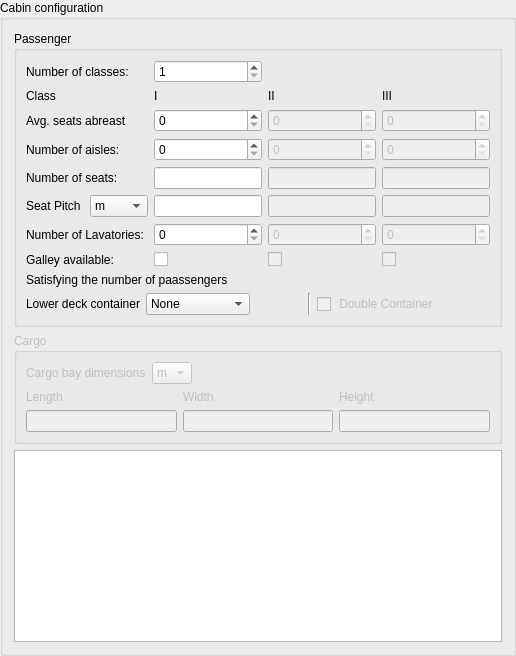
           <widget class="QGroupBox" name="groupBox_4">
            <property name="enabled">
             <bool>true</bool>
            </property>
            <property name="title">
             <string>Cabin configuration</string>
            </property>
            <layout class="QVBoxLayout" name="verticalLayout_4">
             <item>
              <widget class="QGroupBox" name="pass_cabin_gb">
               <property name="title">
                <string>Passenger</string>
               </property>
               <layout class="QVBoxLayout" name="verticalLayout_5">
                <item>
                 <layout class="QGridLayout" name="gridLayout_12">
                  <item row="2" column="1">
                   <widget class="QSpinBox" name="avg_seats1_sb">
                    <property name="minimum">
                     <number>0</number>
                    </property>
                    <property name="maximum">
                     <number>12</number>
                    </property>
                   </widget>
                  </item>
                  <item row="3" column="1">
                   <widget class="QSpinBox" name="aisles1_sb">
                    <property name="maximum">
                     <number>3</number>
                    </property>
                   </widget>
                  </item>
                  <item row="1" column="0">
                   <widget class="QLabel" name="label_2">
                    <property name="text">
                     <string>Class</string>
                    </property>
                   </widget>
                  </item>
                  <item row="7" column="3">
                   <widget class="QSpinBox" name="lav3_sb">
                    <property name="enabled">
                     <bool>false</bool>
                    </property>
                    <property name="maximum">
                     <number>2</number>
                    </property>
                   </widget>
                  </item>
                  <item row="2" column="3">
                   <widget class="QSpinBox" name="avg_seats3_sb">
                    <property name="enabled">
                     <bool>false</bool>
                    </property>
                    <property name="minimum">
                     <number>0</number>
                    </property>
                    <property name="maximum">
                     <number>12</number>
                    </property>
                   </widget>
                  </item>
                  <item row="6" column="3">
                   <widget class="QLineEdit" name="seat_pitch3_inp">
                    <property name="enabled">
                     <bool>false</bool>
                    </property>
                   </widget>
                  </item>
                  <item row="2" column="2">
                   <widget class="QSpinBox" name="avg_seats2_sb">
                    <property name="enabled">
                     <bool>false</bool>
                    </property>
                    <property name="minimum">
                     <number>0</number>
                    </property>
                    <property name="maximum">
                     <number>12</number>
                    </property>
                   </widget>
                  </item>
                  <item row="3" column="3">
                   <widget class="QSpinBox" name="aisles3_sb">
                    <property name="enabled">
                     <bool>false</bool>
                    </property>
                    <property name="maximum">
                     <number>3</number>
                    </property>
                   </widget>
                  </item>
                  <item row="1" column="3">
                   <widget class="QLabel" name="classIII_lab">
                    <property name="text">
                     <string>III</string>
                    </property>
                   </widget>
                  </item>
                  <item row="1" column="1">
                   <widget class="QLabel" name="classI_lab">
                    <property name="text">
                     <string>I</string>
                    </property>
                   </widget>
                  </item>
                  <item row="7" column="2">
                   <widget class="QSpinBox" name="lav2_sb">
                    <property name="enabled">
                     <bool>false</bool>
                    </property>
                    <property name="maximum">
                     <number>2</number>
                    </property>
                   </widget>
                  </item>
                  <item row="7" column="0">
                   <widget class="QLabel" name="label_14">
                    <property name="text">
                     <string>Number of Lavatories: </string>
                    </property>
                   </widget>
                  </item>
                  <item row="6" column="2">
                   <widget class="QLineEdit" name="seat_pitch2_inp">
                    <property name="enabled">
                     <bool>false</bool>
                    </property>
                   </widget>
                  </item>
                  <item row="2" column="0">
                   <widget class="QLabel" name="label_17">
                    <property name="text">
                     <string>Avg. seats abreast</string>
                    </property>
                   </widget>
                  </item>
                  <item row="0" column="0">
                   <widget class="QLabel" name="label_10">
                    <property name="text">
                     <string>Number of classes: </string>
                    </property>
                   </widget>
                  </item>
                  <item row="8" column="0">
                   <widget class="QLabel" name="label_5">
                    <property name="text">
                     <string>Galley available:</string>
                    </property>
                   </widget>
                  </item>
                  <item row="3" column="2">
                   <widget class="QSpinBox" name="aisles2_sb">
                    <property name="enabled">
                     <bool>false</bool>
                    </property>
                    <property name="maximum">
                     <number>3</number>
                    </property>
                   </widget>
                  </item>
                  <item row="6" column="0">
                   <layout class="QHBoxLayout" name="horizontalLayout_30">
                    <item>
                     <widget class="QLabel" name="label_44">
                      <property name="text">
                       <string>Seat Pitch</string>
                      </property>
                     </widget>
                    </item>
                    <item>
                     <widget class="QComboBox" name="seat_pitch_m_comb">
                      <item>
                       <property name="text">
                        <string>m</string>
                       </property>
                      </item>
                      <item>
                       <property name="text">
                        <string>in</string>
                       </property>
                      </item>
                      <item>
                       <property name="text">
                        <string>ft</string>
                       </property>
                      </item>
                     </widget>
                    </item>
                   </layout>
                  </item>
                  <item row="0" column="1">
                   <widget class="QSpinBox" name="class_num_sb">
                    <property name="minimum">
                     <number>1</number>
                    </property>
                    <property name="maximum">
                     <number>3</number>
                    </property>
                   </widget>
                  </item>
                  <item row="7" column="1">
                   <widget class="QSpinBox" name="lav1_sb">
                    <property name="minimum">
                     <number>0</number>
                    </property>
                    <property name="maximum">
                     <number>2</number>
                    </property>
                   </widget>
                  </item>
                  <item row="1" column="2">
                   <widget class="QLabel" name="classII_lab">
                    <property name="text">
                     <string>II</string>
                    </property>
                   </widget>
                  </item>
                  <item row="6" column="1">
                   <widget class="QLineEdit" name="seat_pitch1_inp"/>
                  </item>
                  <item row="3" column="0">
                   <widget class="QLabel" name="label_20">
                    <property name="text">
                     <string>Number of aisles:</string>
                    </property>
                   </widget>
                  </item>
                  <item row="4" column="0">
                   <widget class="QLabel" name="label_23">
                    <property name="text">
                     <string>Number of seats:</string>
                    </property>
                   </widget>
                  </item>
                  <item row="4" column="1">
                   <widget class="QLineEdit" name="seats_num1_inp"/>
                  </item>
                  <item row="4" column="2">
                   <widget class="QLineEdit" name="seats_num2_inp">
                    <property name="enabled">
                     <bool>false</bool>
                    </property>
                   </widget>
                  </item>
                  <item row="4" column="3">
                   <widget class="QLineEdit" name="seats_num3_inp">
                    <property name="enabled">
                     <bool>false</bool>
                    </property>
                   </widget>
                  </item>
                  <item row="8" column="1">
                   <widget class="QCheckBox" name="gall1_check">
                    <property name="text">
                     <string/>
                    </property>
                   </widget>
                  </item>
                  <item row="8" column="2">
                   <widget class="QCheckBox" name="gall2_check">
                    <property name="enabled">
                     <bool>false</bool>
                    </property>
                    <property name="text">
                     <string/>
                    </property>
                   </widget>
                  </item>
                  <item row="8" column="3">
                   <widget class="QCheckBox" name="gall3_check">
                    <property name="enabled">
                     <bool>false</bool>
                    </property>
                    <property name="text">
                     <string/>
                    </property>
                   </widget>
                  </item>
                 </layout>
                </item>
                <item>
                 <widget class="QLabel" name="pass_num_check_out">
                  <property name="text">
                   <string>Satisfying the number of paassengers</string>
                  </property>
                 </widget>
                </item>
                <item>
                 <layout class="QGridLayout" name="gridLayout_14">
                  <item row="2" column="1">
                   <widget class="QComboBox" name="lower_deck_comb">
                    <item>
                     <property name="text">
                      <string>None</string>
                     </property>
                    </item>
                    <item>
                     <property name="text">
                      <string>LD1</string>
                     </property>
                    </item>
                    <item>
                     <property name="text">
                      <string>LD11</string>
                     </property>
                    </item>
                    <item>
                     <property name="text">
                      <string>LD2</string>
                     </property>
                    </item>
                    <item>
                     <property name="text">
                      <string>LD26</string>
                     </property>
                    </item>
                    <item>
                     <property name="text">
                      <string>LD29</string>
                     </property>
                    </item>
                    <item>
                     <property name="text">
                      <string>LD3</string>
                     </property>
                    </item>
                    <item>
                     <property name="text">
                      <string>LD3-45</string>
                     </property>
                    </item>
                    <item>
                     <property name="text">
                      <string>LD3-45W</string>
                     </property>
                    </item>
                    <item>
                     <property name="text">
                      <string>LD3-45(Rect)</string>
                     </property>
                    </item>
                    <item>
                     <property name="text">
                      <string>LD39</string>
                     </property>
                    </item>
                    <item>
                     <property name="text">
                      <string>LD4</string>
                     </property>
                    </item>
                    <item>
                     <property name="text">
                      <string>LD6</string>
                     </property>
                    </item>
                    <item>
                     <property name="text">
                      <string>LD7</string>
                     </property>
                    </item>
                    <item>
                     <property name="text">
                      <string>LD7(Rect)</string>
                     </property>
                    </item>
                    <item>
                     <property name="text">
                      <string>LD8</string>
                     </property>
                    </item>
                    <item>
                     <property name="text">
                      <string>LD9</string>
                     </property>
                    </item>
                   </widget>
                  </item>
                  <item row="2" column="0">
                   <widget class="QLabel" name="label_33">
                    <property name="text">
                     <string>Lower deck container</string>
                    </property>
                   </widget>
                  </item>
                  <item row="2" column="2">
                   <spacer name="horizontalSpacer_22">
                    <property name="orientation">
                     <enum>Qt::Horizontal</enum>
                    </property>
                    <property name="sizeHint" stdset="0">
                     <size>
                      <width>40</width>
                      <height>20</height>
                     </size>
                    </property>
                   </spacer>
                  </item>
                  <item row="2" column="3">
                   <widget class="Line" name="line_2">
                    <property name="orientation">
                     <enum>Qt::Vertical</enum>
                    </property>
                   </widget>
                  </item>
                  <item row="2" column="6">
                   <widget class="QCheckBox" name="double_cont_check">
                    <property name="enabled">
                     <bool>false</bool>
                    </property>
                    <property name="text">
                     <string> Double Container</string>
                    </property>
                   </widget>
                  </item>
                  <item row="2" column="7">
                   <spacer name="horizontalSpacer_17">
                    <property name="orientation">
                     <enum>Qt::Horizontal</enum>
                    </property>
                    <property name="sizeHint" stdset="0">
                     <size>
                      <width>40</width>
                      <height>20</height>
                     </size>
                    </property>
                   </spacer>
                  </item>
                 </layout>
                </item>
               </layout>
              </widget>
             </item>
             <item>
              <widget class="QGroupBox" name="cargo_cabin_gb">
               <property name="enabled">
                <bool>false</bool>
               </property>
               <property name="title">
                <string>Cargo</string>
               </property>
               <layout class="QVBoxLayout" name="verticalLayout_21">
                <item>
                 <layout class="QHBoxLayout" name="horizontalLayout_8">
                  <item>
                   <widget class="QLabel" name="label_41">
                    <property name="text">
                     <string>Cargo bay dimensions</string>
                    </property>
                   </widget>
                  </item>
                  <item>
                   <widget class="QComboBox" name="cargo_m_comb">
                    <item>
                     <property name="text">
                      <string>m</string>
                     </property>
                    </item>
                    <item>
                     <property name="text">
                      <string>ft</string>
                     </property>
                    </item>
                   </widget>
                  </item>
                  <item>
                   <spacer name="horizontalSpacer_13">
                    <property name="orientation">
                     <enum>Qt::Horizontal</enum>
                    </property>
                    <property name="sizeHint" stdset="0">
                     <size>
                      <width>40</width>
                      <height>20</height>
                     </size>
                    </property>
                   </spacer>
                  </item>
                 </layout>
                </item>
                <item>
                 <layout class="QGridLayout" name="gridLayout_15">
                  <item row="1" column="2">
                   <widget class="QLabel" name="label_38">
                    <property name="text">
                     <string>Height</string>
                    </property>
                   </widget>
                  </item>
                  <item row="2" column="1">
                   <widget class="QLineEdit" name="cargo_width_inp"/>
                  </item>
                  <item row="1" column="1">
                   <widget class="QLabel" name="label_35">
                    <property name="text">
                     <string>Width</string>
                    </property>
                   </widget>
                  </item>
                  <item row="2" column="0">
                   <widget class="QLineEdit" name="cargo_length_inp"/>
                  </item>
                  <item row="1" column="0">
                   <widget class="QLabel" name="label_34">
                    <property name="text">
                     <string>Length</string>
                    </property>
                   </widget>
                  </item>
                  <item row="2" column="2">
                   <widget class="QLineEdit" name="cargo_height_inp"/>
                  </item>
                 </layout>
                </item>
               </layout>
              </widget>
             </item>
             <item>
              <widget class="QGraphicsView" name="cabin_layout_graphics">
               <property name="minimumSize">
                <size>
                 <width>0</width>
                 <height>0</height>
                </size>
               </property>
              </widget>
             </item>
            </layout>
           </widget>
